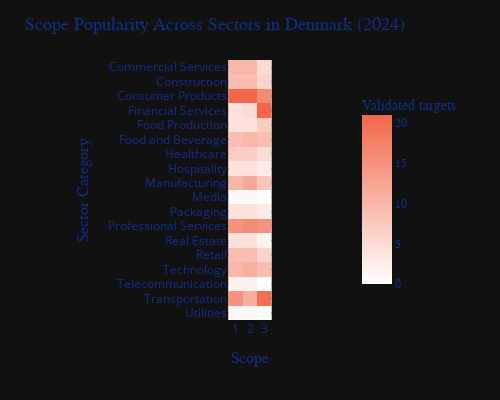

The notebook cell this image was saved under:
### Code cell
import plotly.express as px

# Create the interactive heatmap using Plotly
fig = px.imshow(
    pivot_table,  # Your pivot_table data
    labels=dict(x="Scope", y="Sector Category", color="Popularity"),  # Axis labels and color legend
    x=pivot_table.columns,  # Scope (columns)
    y=pivot_table.index,  # Sector Category (index)
    color_continuous_scale=["#FFFFFF", "#F26749"],  
    )

# Customize the layout to match your design
fig.update_layout(
    title="Scope Popularity Across Sectors in Denmark (2024)",  # Title

    title_font=dict(family='Source Sans Pro Black', size=18, color="#122E8A"),
    plot_bgcolor="#f5f5f5",  # Background color matching your design
    xaxis=dict(
        title_font=dict(family='Source Sans Pro', size=16, color="#122E8A"),
        tickfont=dict(size=12, color="#122E8A")
    ),
    yaxis=dict(
        title_font=dict(family='Source Sans Pro', size=16, color="#122E8A"),
        tickfont=dict(size=12, color="#122E8A")
    ),
    coloraxis_colorbar=dict(
        title="Validated targets",  # Colorbar label
        tickfont=dict(family='Source Sans Pro', size=12, color="#122E8A"),
        title_font=dict(size=14, color="#122E8A"),
        len=0.8,  # Shrink the colorbar length
        x=0.8,  # Adjust the x position of the colorbar; closer to plot
        y=0.5,  # Center the colorbar vertically
    ),
    width=500,  # Reduced width for the plot
    height=400  # Reduced height for the plot
)

# Show the interactive heatmap
fig.show()

### Figure 1 — Plotly figure (JSON) as saved in the notebook; plotly's stock layout.template omitted (floating-point values rounded to 4 significant figures)
{"data": [{"coloraxis": "coloraxis", "name": "0", "x": ["1", "2", "3"], "y": ["Commercial Services", "Construction", "Consumer Products", "Financial Services", "Food Production", "Food and Beverage", "Healthcare", "Hospitality", "Manufacturing", "Media", "Packaging", "Professional Services", "Real Estate", "Retail", "Technology", "Telecommunication", "Transportation", "Utilities"], "z": [[10, 10, 5], [9, 9, 6], [21, 21, 16], [4, 5, 21], [4, 4, 7], [9, 10, 9], [7, 7, 5], [4, 4, 3], [10, 12, 8], [1, 1, 0], [4, 4, 3], [15, 16, 15], [4, 4, 2], [9, 9, 6], [10, 11, 9], [2, 2, 0], [15, 11, 20], [1, 1, 0]], "type": "heatmap", "xaxis": "x", "yaxis": "y", "hovertemplate": "Scope: %{x}<br>Sector Category: %{y}<br>Popularity: %{z}<extra></extra>"}], "layout": {"xaxis": {"anchor": "y", "domain": [0.0, 1.0], "scaleanchor": "y", "constrain": "domain", "title": {"text": "Scope", "font": {"family": "Source Sans Pro", "size": 16, "color": "#122E8A"}}, "tickfont": {"size": 12, "color": "#122E8A"}}, "yaxis": {"anchor": "x", "domain": [0.0, 1.0], "autorange": "reversed", "constrain": "domain", "title": {"text": "Sector Category", "font": {"family": "Source Sans Pro", "size": 16, "color": "#122E8A"}}, "tickfont": {"size": 12, "color": "#122E8A"}}, "coloraxis": {"colorbar": {"title": {"text": "Validated targets", "font": {"size": 14, "color": "#122E8A"}}, "tickfont": {"family": "Source Sans Pro", "size": 12, "color": "#122E8A"}, "len": 0.8, "x": 0.8, "y": 0.5}, "colorscale": [[0.0, "#FFFFFF"], [1.0, "#F26749"]]}, "margin": {"t": 60}, "title": {"text": "Scope Popularity Across Sectors in Denmark (2024)", "font": {"family": "Source Sans Pro Black", "size": 18, "color": "#122E8A"}}, "plot_bgcolor": "#f5f5f5", "width": 500, "height": 400}}
